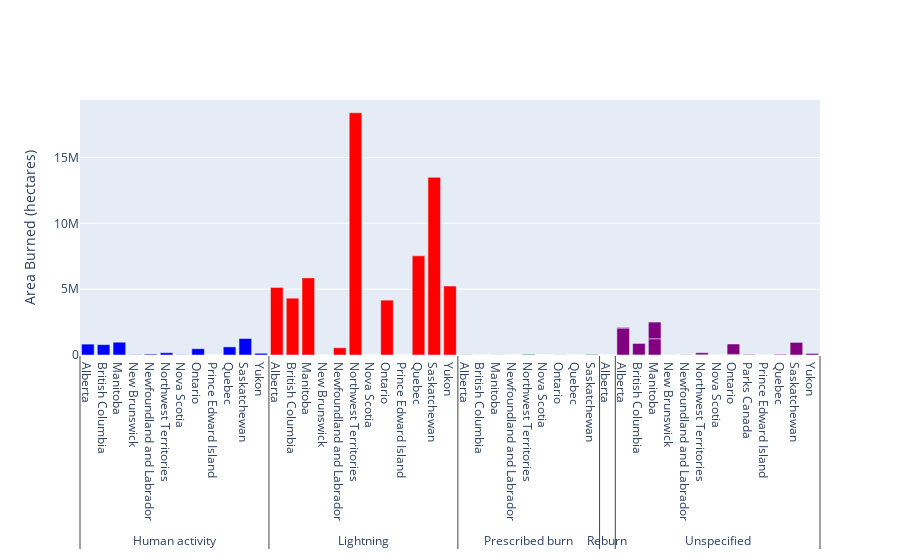

Notebook code for this chart:
### Markdown cell above
Next, let's visualize which causes are most frequent in particular provinces and identify any reasons why this could be.

### Code cell
areabygroup['Sum']= areabygroup.iloc[:,4:35].sum(axis=1)
summationareabygrp = go.Figure()

unique_causes = areabygroup['Cause'].unique()
colors = ['blue', 'red', 'green', 'orange', 'purple']  

cause_color_map = {cause: color for cause, color in zip(unique_causes, colors)}

# Create a list of colors based on the cause of each bar
bar_colors = [cause_color_map[cause] for cause in areabygroup['Cause']]
summationareabygrp.add_bar(x=[areabygroup['Cause'],areabygroup['Jurisdiction']], y=areabygroup['Sum'],marker=dict(color=bar_colors))
summationareabygrp.update_layout(yaxis_title="Area Burned (hectares)")

### Figure 1 — Plotly figure (JSON) as saved in the notebook; plotly's stock layout.template omitted (floating-point values rounded to 4 significant figures)
{"data": [{"marker": {"color": ["blue", "red", "green", "orange", "purple", "purple", "blue", "red", "green", "purple", "purple", "blue", "red", "green", "purple", "purple", "blue", "red", "purple", "purple", "blue", "red", "green", "purple", "purple", "blue", "red", "green", "purple", "purple", "blue", "red", "green", "purple", "purple", "blue", "red", "green", "purple", "purple", "purple", "blue", "red", "purple", "purple", "blue", "red", "green", "purple", "purple", "blue", "red", "green", "purple", "purple", "blue", "red", "purple", "purple"]}, "type": "bar", "x": [["Human activity", "Lightning", "Prescribed burn", "Reburn", "Unspecified", "Unspecified", "Human activity", "Lightning", "Prescribed burn", "Unspecified", "Unspecified", "Human activity", "Lightning", "Prescribed burn", "Unspecified", "Unspecified", "Human activity", "Lightning", "Unspecified", "Unspecified", "Human activity", "Lightning", "Prescribed burn", "Unspecified", "Unspecified", "Human activity", "Lightning", "Prescribed burn", "Unspecified", "Unspecified", "Human activity", "Lightning", "Prescribed burn", "Unspecified", "Unspecified", "Human activity", "Lightning", "Prescribed burn", "Unspecified", "Unspecified", "Unspecified", "Human activity", "Lightning", "Unspecified", "Unspecified", "Human activity", "Lightning", "Prescribed burn", "Unspecified", "Unspecified", "Human activity", "Lightning", "Prescribed burn", "Unspecified", "Unspecified", "Human activity", "Lightning", "Unspecified", "Unspecified"], ["Alberta", "Alberta", "Alberta", "Alberta", "Alberta", "Alberta", "British Columbia", "British Columbia", "British Columbia", "British Columbia", "British Columbia", "Manitoba", "Manitoba", "Manitoba", "Manitoba", "Manitoba", "New Brunswick", "New Brunswick", "New Brunswick", "New Brunswick", "Newfoundland and Labrador", "Newfoundland and Labrador", "Newfoundland and Labrador", "Newfoundland and Labrador", "Newfoundland and Labrador", "Northwest Territories", "Northwest Territories", "Northwest Territories", "Northwest Territories", "Northwest Territories", "Nova Scotia", "Nova Scotia", "Nova Scotia", "Nova Scotia", "Nova Scotia", "Ontario", "Ontario", "Ontario", "Ontario", "Ontario", "Parks Canada", "Prince Edward Island", "Prince Edward Island", "Prince Edward Island", "Prince Edward Island", "Quebec", "Quebec", "Quebec", "Quebec", "Quebec", "Saskatchewan", "Saskatchewan", "Saskatchewan", "Saskatchewan", "Saskatchewan", "Yukon", "Yukon", "Yukon", "Yukon"]], "y": [826789, 5137901, 16309, 228, 2047467, 54088, 787918, 4316409, 2891, 6465, 869255, 971437, 5857735, 10391, 1234895, 1266777, 20160, 2310, 1820, 427, 67843, 550868, 264, 36722, 324, 173598, 18405471, 52455, 15286, 156630, 19219, 137, 81, 2350, 197, 477998, 4170140, 10137, 41438, 793326, 42538, 783, 0, 272, 0, 617001, 7534064, 1911, 1, 49748, 1251736, 13497439, 46477, 1485, 956084, 131372, 5237944, 925, 118126]}], "layout": {"yaxis": {"title": {"text": "Area Burned (hectares)"}}}}
